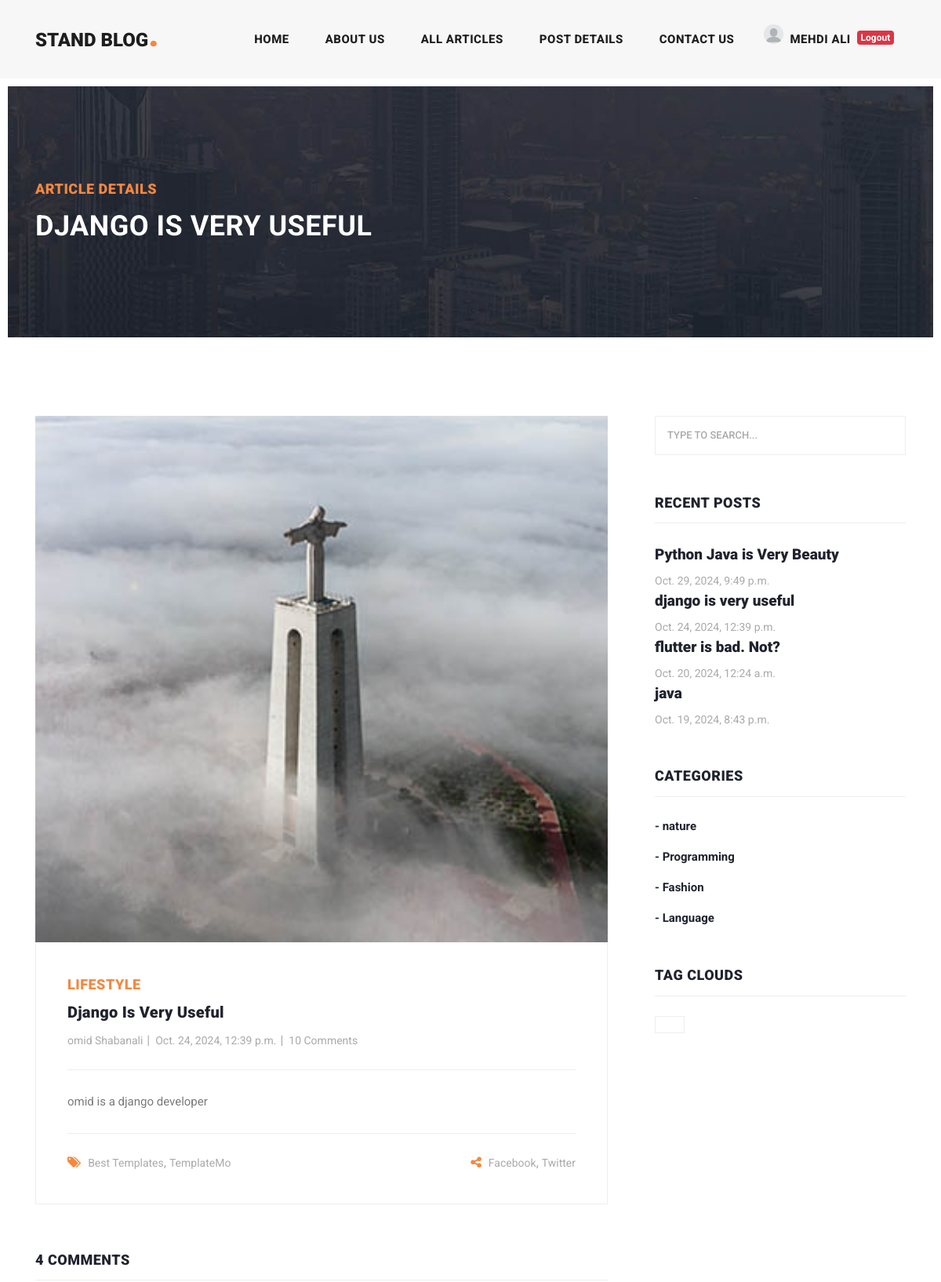
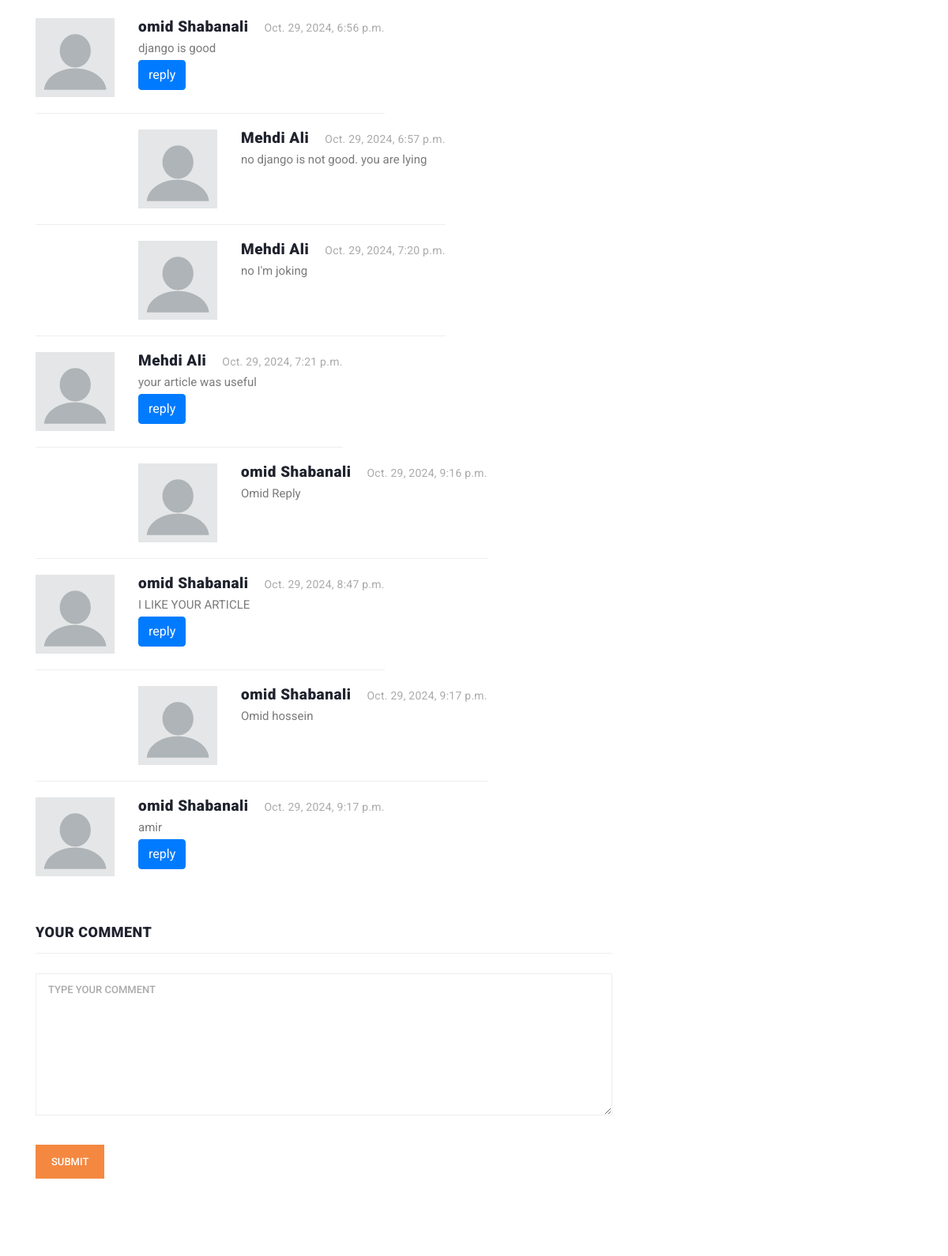
The app's page /articles/detail/django-is-very-useful (signed in, upper part) with its own data (2 pictures, top to bottom).
### blog/models.py (models this page shows, shortened)
class Article(models.Model):
    CHOICES = (
        ('A', 'پایتون'),
        ('B', 'جنگو')
    )
    author = models.ForeignKey(User, on_delete=models.CASCADE, related_name='articles')
    category = models.ManyToManyField(Category, related_name='articles')
    title = models.CharField(max_length=70)
    body = models.TextField()
    image = models.ImageField(upload_to='images/articles')
    created = models.DateTimeField(auto_now_add=True)
    updated = models.DateTimeField(auto_now=True)
    myfile = models.FileField(upload_to='test', null=True)
    status = models.BooleanField(default=True)
    published = models.BooleanField(default=True)
    objects = models.Manager()
    custom_manager = ArticleManager()
    slug = models.SlugField(blank=True, unique=True)
    class Meta:
        ordering = ('-created',)

class Comment(models.Model):
    article = models.ForeignKey(Article, on_delete=models.CASCADE, related_name='comments')
    user = models.ForeignKey(User, on_delete=models.CASCADE, related_name='comments')
    parent = models.ForeignKey('self', on_delete=models.CASCADE, null=True, blank=True, related_name='replies')
    body = models.TextField()
    created_at = models.DateTimeField(auto_now_add=True)

class Category(models.Model):
    title = models.CharField(max_length=100)
    created = models.DateTimeField(auto_now_add=True)

### blog/views.py (the view)
# urls.py: path('detail/<slug:slug>', views.article_detail, name='article_detail'),
def article_detail(request, slug):
    article = get_object_or_404(Article, slug=slug)
    if request.method == 'POST':
        parent_id = request.POST.get('parent_id')
        body = request.POST['body']
        Comment.objects.create(body=body, article=article, user=request.user, parent_id=parent_id)
    return render(request, "blog/article_detail.html", {"article": article})

### blog/templates/blog/article_detail.html (shortened to what this page needs)
{% extends 'base.html' %}
{% load static %}
{% block content %}
    <div class="heading-page header-text">
        <section class="page-heading">
            <div class="container">
                <div class="row">
                    <div class="col-lg-12">
                        <div class="text-content">
                            <h4>Article Details</h4>
                            <h2>{{ article.title }}</h2>
                        </div>
                    </div>
                </div>
            </div>
        </section>
    </div>
    <section class="blog-posts grid-system">
        <div class="container">
            <div class="row">
                <div class="col-lg-8">
                    <div class="all-blog-posts">
                        <div class="row">
                            <div class="col-lg-12">
                                <div class="blog-post">
                                    <div class="blog-thumb">
                                        <img src="{{ article.image.url }}" alt="">
                                    </div>
                                    <div class="down-content">
                                        <span>Lifestyle</span>
                                        <a href="post-details.html"><h4>{{ article.title }}</h4></a>
                                        <ul class="post-info">
                                            <li><a href="#">{{ article.author.get_full_name }}</a></li>
                                            <li><a href="#">{{ article.created }}</a></li>
                                            <li><a href="#">10 Comments</a></li>
                                        </ul>
                                        <p>{{ article.body }}</p>
                                        <div class="post-options">
                                            <div class="row">
                                                <div class="col-6">
                                                    <ul class="post-tags">
                                                        <li><i class="fa fa-tags"></i></li>
                                                        <li><a href="#">Best Templates</a>,</li>
                                                        <li><a href="#">TemplateMo</a></li>
                                                    </ul>
                                                </div>
                                                <div class="col-6">
                                                    <ul class="post-share">
                                                        <li><i class="fa fa-share-alt"></i></li>
                                                        <li><a href="#">Facebook</a>,</li>
                                                        <li><a href="#"> Twitter</a></li>
                                                    </ul>
                                                </div>
                                            </div>
                                        </div>
                                    </div>
                                </div>
                            </div>
                            <div class="col-lg-12">
                                <div class="sidebar-item comments">
                                    <div class="sidebar-heading">
                                        <h2>4 comments</h2>
                                    </div>
                                    <div class="content">
                                        <ul>
                                            {% for comment in article.comments.all %}
                                                {% if comment.parent == None %}
                                                    <li>
                                                        <div class="author-thumb">
                                                            {% if comment.user.profile.image %}
                                                                <img src="{{ comment.user.profile.image.url }}" alt="">
                                                            {% else %}
                                                                <img src="{% static "images/icons/index.png" %}" alt="">
                                                            {% endif %}
                                                        </div>
                                                        <div class="right-content">
                                                            <h4>{{ comment.user.get_full_name }}<span>{{ comment.created_at }}</span>
                                                            </h4>
                                                            <p>{{ comment.body }}</p>
                                                            <button onclick="set_value({{ comment.id }})" class="btn btn-primary">reply</button>
                                                        </div>
                                                    </li>
                                                    {% for reply in comment.replies.all %}
                                                        <li class="replied">
                                                            <div class="author-thumb">
                                                                {% if comment.user.profile.image %}
                                                                    <img src="{{ comment.user.profile.image.url }}"
                                                                         alt="">
                                                                {% else %}
                                                                    <img src="{% static "images/icons/index.png" %}"
                                                                         alt="">
                                                                {% endif %}
                                                            </div>
                                                            <div class="right-content">
                                                                <h4>{{ reply.user.get_full_name }}<span>{{ reply.created_at }}</span>
                                                                </h4>
                                                                <p>{{ reply.body }}</p>
                                                            </div>
                                                        </li>
                                                    {% endfor %}
                                                {% endif %}
                                            {% endfor %}
                                        </ul>
                                    </div>
                                </div>
                            </div>
                            {% if request.user.is_authenticated %}
                                <div class="col-lg-12">
                                    <div class="sidebar-item submit-comment">
                                        <div class="sidebar-heading">
                                            <h2 id="hi">Your comment</h2>
                                        </div>
                                        <div class="content">
                                            <form id="comment" action="#" method="post">
                                                <div class="row">
                                                    <div class="col-lg-12">
                                                        <fieldset>
                                                        <textarea name="body" rows="6" id="body"
                                                                  placeholder="Type your comment"
                                                                  required=""></textarea>
                                                        </fieldset>
                                                    </div>
                                                    <div class="col-lg-12">
                                                        <fieldset>
                                                            <button type="submit" id="form-submit" class="main-button">
                                                                Submit
                                                            </button>
                                                        </fieldset>
                                                    </div>
                                                </div>
                                            </form>
                                        </div>
                                    </div>
                                </div>
                            {% else %}
                                <a class="btn btn-danger" href="{% url "account:login" %}">for sending comment, please
                                    login</a>
                            {% endif %}
                        </div>
                    </div>
                </div>
                {% include "includes/sidebar.html" %}
            </div>
        </div>
    </section>
{% endblock %}

### templates/includes/header.html (shortened to what this page needs)
{% load static %}
<header class="">
    <nav class="navbar navbar-expand-lg">
        <div class="container">
            <a class="navbar-brand" href="{% url 'home_app:home' %}"><h2>Stand Blog<em>.</em></h2></a>
            <div class="collapse navbar-collapse" id="navbarResponsive">
                <ul class="navbar-nav ml-auto">
                    <li class="nav-item {% if request.resolver_match.url_name == 'home' %}active{% endif %}">
                        <a class="nav-link" href="{% url "home_app:home" %}">Home
                        </a>
                    </li>
                    <li class="nav-item">
                        <a class="nav-link" href="about.html">About Us</a>
                    </li>
                    <li class="nav-item {% if request.resolver_match.url_name == 'article_list' %}active{% endif %}">
                        <a class="nav-link" href="{% url "blog:article_list" %}">All Articles</a>
                    </li>
                    <li class="nav-item">
                        <a class="nav-link" href="post-details.html">Post Details</a>
                    </li>
                    <li class="nav-item">
                        <a class="nav-link" href="{% url 'blog:contact_us' %}">Contact Us</a>
                    </li>
                    <li class="nav-item">
                        {% if request.user.is_authenticated %}
                            <div class="d-flex">
                                {% if request.user.first_name %}
                                    {% if user.profile.image %}
                                        <span><img src="{{ user.profile.image.url }}" width="25px" height="25px"
                                                   style="border-radius: 100%" alt=""></span>
                                    {% else %}
                                        <span><img src="{% static 'images/icons/index.png' %}" width="25px"
                                                   height="25px" style="border-radius: 100%" alt=""></span>
                                    {% endif %}
                                    <a class="nav-link"
                                       href="">{{ request.user.first_name }} {{ request.user.last_name }}</a>
                                {% else %}
                                    <a class="nav-link" href="">{{ request.user.username }}</a>
                                {% endif %}
                                <a href="{% url 'account:logout' %}"><span class="badge badge-danger mt-2">Logout</span></a>
                            </div>
                        {% else %}
                            <div class="d-flex">
                                <a class="nav-link" href="{% url 'account:login' %}">Login</a><span
                                    class="mt-2">/</span>
                                <a class="nav-link" href="{% url 'account:register' %}">Register</a>
                            </div>
                        {% endif %}
                    </li>
                </ul>
            </div>
        </div>
    </nav>
</header>

### templates/includes/sidebar.html
<div class="col-lg-4">
    <div class="sidebar">
        <div class="row">
            <div class="col-lg-12">
                <div class="sidebar-item search">
                    <form id="search_form" name="gs" method="GET" action="{% url "blog:search_articles" %}">
                        <input type="text" name="q" class="searchText" placeholder="type to search..."
                               autocomplete="on">
                    </form>
                </div>
            </div>
            <div class="col-lg-12">
                <div class="sidebar-item recent-posts">
                    <div class="sidebar-heading">
                        <h2>Recent Posts</h2>
                    </div>
                    <div class="content">
                        <ul>
                            <li><a href="post-details.html">
                                   {% for article in recent_articles %}
                                        <h5>{{ article.title }}</h5>
                                        <span>{{ article.created }}</span>
                                   {% endfor %}
                            </a></li>
                        </ul>
                    </div>
                </div>
            </div>
            <div class="col-lg-12">
                <div class="sidebar-item categories">
                    <div class="sidebar-heading">
                        <h2>Categories</h2>
                    </div>
                    <div class="content">
                        <ul>
                            {% for cat in categories %}
                                <li><a href="{% url "blog:category_detail" cat.id %}">- {{ cat.title }}</a></li>
                            {% endfor %}
                        </ul>
                    </div>
                </div>
            </div>
            <div class="col-lg-12">
                <div class="sidebar-item tags">
                    <div class="sidebar-heading">
                        <h2>Tag Clouds</h2>
                    </div>
                    <div class="content">
                        <ul>
                            <li><a href="#">{{ name }}</a></li>
                        </ul>
                    </div>
                </div>
            </div>
        </div>
    </div>
</div>

### records on screen
Article: title "DJANGO IS VERY USEFUL", image (picture), title "Django Is Very Useful", author.get_full_name "omid Shabanali", created "Oct. 24, 2024, 12:39 p.m.", body "omid is a django developer", title "django is very useful"
Comment: user.get_full_name "omid Shabanali", created_at "Oct. 29, 2024, 6:56 p.m.", body "django is good"
Comment: user.get_full_name "Mehdi Ali", created_at "Oct. 29, 2024, 6:57 p.m.", body "no django is not good. you are lying"
Comment: user.get_full_name "Mehdi Ali", created_at "Oct. 29, 2024, 7:20 p.m.", body "no I'm joking"
Comment: user.get_full_name "Mehdi Ali", created_at "Oct. 29, 2024, 7:21 p.m.", body "your article was useful"
Comment: user.get_full_name "omid Shabanali", created_at "Oct. 29, 2024, 9:16 p.m.", body "Omid Reply"
Comment: user.get_full_name "omid Shabanali", created_at "Oct. 29, 2024, 8:47 p.m.", body "I LIKE YOUR ARTICLE"
Comment: user.get_full_name "omid Shabanali", created_at "Oct. 29, 2024, 9:17 p.m.", body "Omid hossein"
Comment: user.get_full_name "omid Shabanali", created_at "Oct. 29, 2024, 9:17 p.m.", body "amir"
Article: title "Python Java is Very Beauty", created "Oct. 29, 2024, 9:49 p.m."
Article: title "flutter is bad. Not?", created "Oct. 20, 2024, 12:24 a.m."
Article: title "java", created "Oct. 19, 2024, 8:43 p.m."
Category: title "nature"
Category: title "Programming"
Category: title "Fashion"
Category: title "Language"

### other values on screen
{{ request.user.first_name }} "MEHDI ALI"
